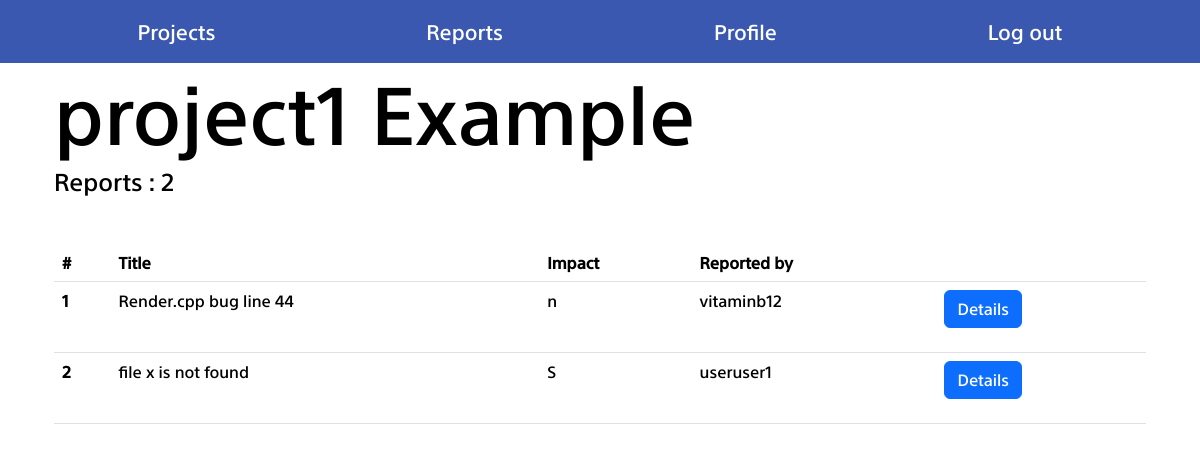
Before: /home/90/ with the older database file.
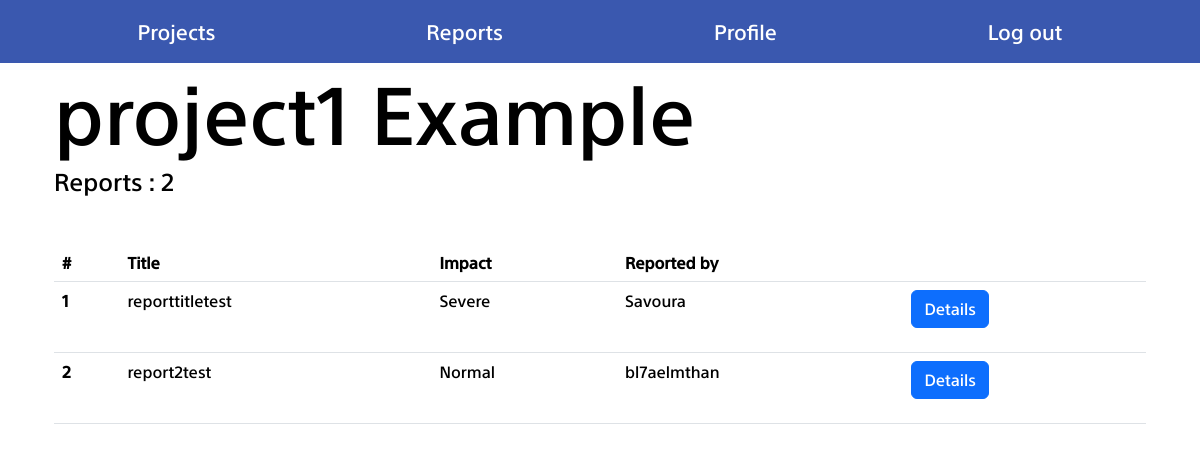
After: the same page with the newer database file.
### report/models.py (models this page shows, shortened)
class report(models.Model):
    title = models.CharField(max_length=30)
    options = (
        ("Severe", "severe")
        , ("Normal", "normal")
        , ("Mild", "mild")
    )
    severity = models.CharField(max_length=20, choices=options, default="severe")
    description = models.TextField()
    attachment = models.FileField(upload_to='static/uploads/', blank=True)
    states = (
        ("Open", "open")
        , ("Closed", "closed")
        , ("Reopened", "reopened")
    )
    state = models.CharField(max_length=20, choices=states, default="open")
    date_added = models.DateField()
    reported_by = models.ForeignKey(User, related_name="submitter", on_delete=models.SET_NULL, null=True, blank=True)
    assigned_to = models.ManyToManyField(User, related_name="assign")
    belongs_to = models.ForeignKey(project, on_delete=models.SET_NULL, null=True, blank=True)

### report/views.py (the view, shortened to what this page needs)
# urls.py: path('home/<int:id>/', render_reports , name="project"),
def render_reports(request, id):
    results = report.objects.all().filter(belongs_to__id=id)
    current_project = project.objects.all().filter(id=id)[0]
    current_project.bugs_count = results.count()
    current_project.save()
    context = {"project": current_project, "reports": results}
    return render(request, "project.html", context)

### templates/project.html (shortened to what this page needs)
{% extends "base.html" %}
{% load static %}
{% block css_files %}
<link rel="stylesheet" href="{% static 'bootstrap.min.css' %}">
<link rel="stylesheet" href="{% static 'base.css' %}">
<link rel="stylesheet" href="{% static 'project.css' %}">
{% endblock %}
{% block content %}
<div class="container">
	<div class="row justify-content-between">
		<div class="col-12">
			<h1 class="display-1" id="project_title">{{ project.name }}</h1>
			<h4 >Reports : {{ project.bugs_count }}</h4>
			<table class="table table-hover mt-5">
				<thead>
					<tr>
						<th scope="col">#</th>
						<th scope="col">Title</th>
						<th scope="col">Impact</th>
						<th scope="col">Reported by</th>
						<th scope="col"></th>
					</tr>
				</thead>
				<tbody>
					{% for report in reports %}
					<tr>
						<th  scope="row">{{ forloop.counter }}</th>
						<td>{{report.title}}</td>
						<td>{{report.severity}}</td>
						<td>{{report.reported_by.username}}</td>
						<td><p>
							<a class="btn btn-primary details" id= "{{report.id}}" data-bs-toggle="collapse" href="#multiCollapseExample1" role="button" aria-expanded="false" aria-controls="{{report.id}}">Details</a>
						</p></td>
					</tr>
					{% endfor %}
				</tbody>
			</table>
		</div>
	</div>
</div>
{% endblock %}

Changed rows visible on the page:
removed report: title "Render.cpp bug line 44", severity "n", reported_by.username "vitaminb12"
removed report: title "file x is not found", severity "S", reported_by.username "useruser1"
added report: title "reporttitletest", severity "Severe", reported_by.username "Savoura"
added report: title "report2test", severity "Normal", reported_by.username "bl7aelmthan"
